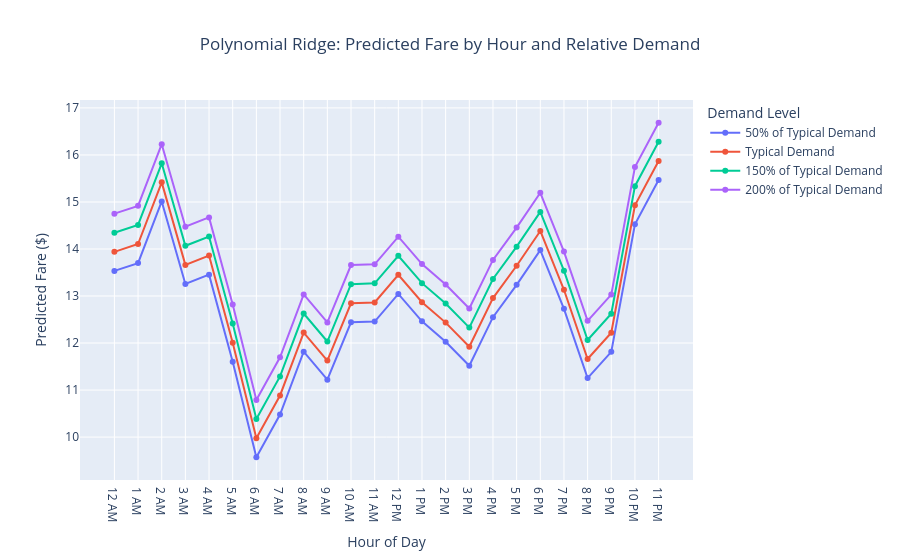

The notebook cell saved with this chart:
### Code cell
fig = px.line(
    demand_scenario,
    x='hour_label',
    y='predicted_fare',
    color='demand_level',
    markers=True,
    title='Polynomial Ridge: Predicted Fare by Hour and Relative Demand',
    labels={
        'hour_label': 'Hour of Day',
        'predicted_fare': 'Predicted Fare ($)',
        'demand_level': 'Demand Level'
    },
    category_orders={'hour_label': hour_scenario['hour_label'].tolist()}
)

fig.update_layout(title=dict(x=0.5, xanchor='center'))
fig.show()

### Figure 1 — Plotly figure (JSON) as saved in the notebook; plotly's stock layout.template omitted (floating-point values rounded to 4 significant figures)
{"data": [{"hovertemplate": "Demand Level=50% of Typical Demand<br>Hour of Day=%{x}<br>Predicted Fare ($)=%{y}<extra></extra>", "legendgroup": "50% of Typical Demand", "line": {"color": "#636efa", "dash": "solid"}, "marker": {"symbol": "circle"}, "mode": "lines+markers", "name": "50% of Typical Demand", "orientation": "v", "showlegend": true, "type": "scatter", "x": ["12 AM", "1 AM", "2 AM", "3 AM", "4 AM", "5 AM", "6 AM", "7 AM", "8 AM", "9 AM", "10 AM", "11 AM", "12 PM", "1 PM", "2 PM", "3 PM", "4 PM", "5 PM", "6 PM", "7 PM", "8 PM", "9 PM", "10 PM", "11 PM"], "xaxis": "x", "y": [13.53, 13.7, 15.01, 13.26, 13.45, 11.6, 9.571, 10.48, 11.82, 11.22, 12.44, 12.46, 13.04, 12.46, 12.03, 11.52, 12.55, 13.24, 13.98, 12.73, 11.25, 11.81, 14.52, 15.47], "yaxis": "y"}, {"hovertemplate": "Demand Level=Typical Demand<br>Hour of Day=%{x}<br>Predicted Fare ($)=%{y}<extra></extra>", "legendgroup": "Typical Demand", "line": {"color": "#EF553B", "dash": "solid"}, "marker": {"symbol": "circle"}, "mode": "lines+markers", "name": "Typical Demand", "orientation": "v", "showlegend": true, "type": "scatter", "x": ["12 AM", "1 AM", "2 AM", "3 AM", "4 AM", "5 AM", "6 AM", "7 AM", "8 AM", "9 AM", "10 AM", "11 AM", "12 PM", "1 PM", "2 PM", "3 PM", "4 PM", "5 PM", "6 PM", "7 PM", "8 PM", "9 PM", "10 PM", "11 PM"], "xaxis": "x", "y": [13.94, 14.11, 15.42, 13.66, 13.86, 12.01, 9.977, 10.89, 12.22, 11.63, 12.85, 12.86, 13.45, 12.87, 12.43, 11.92, 12.96, 13.64, 14.38, 13.13, 11.66, 12.22, 14.93, 15.87], "yaxis": "y"}, {"hovertemplate": "Demand Level=150% of Typical Demand<br>Hour of Day=%{x}<br>Predicted Fare ($)=%{y}<extra></extra>", "legendgroup": "150% of Typical Demand", "line": {"color": "#00cc96", "dash": "solid"}, "marker": {"symbol": "circle"}, "mode": "lines+markers", "name": "150% of Typical Demand", "orientation": "v", "showlegend": true, "type": "scatter", "x": ["12 AM", "1 AM", "2 AM", "3 AM", "4 AM", "5 AM", "6 AM", "7 AM", "8 AM", "9 AM", "10 AM", "11 AM", "12 PM", "1 PM", "2 PM", "3 PM", "4 PM", "5 PM", "6 PM", "7 PM", "8 PM", "9 PM", "10 PM", "11 PM"], "xaxis": "x", "y": [14.35, 14.51, 15.82, 14.07, 14.27, 12.41, 10.38, 11.29, 12.63, 12.03, 13.25, 13.27, 13.86, 13.27, 12.84, 12.33, 13.36, 14.05, 14.79, 13.54, 12.07, 12.62, 15.34, 16.28], "yaxis": "y"}, {"hovertemplate": "Demand Level=200% of Typical Demand<br>Hour of Day=%{x}<br>Predicted Fare ($)=%{y}<extra></extra>", "legendgroup": "200% of Typical Demand", "line": {"color": "#ab63fa", "dash": "solid"}, "marker": {"symbol": "circle"}, "mode": "lines+markers", "name": "200% of Typical Demand", "orientation": "v", "showlegend": true, "type": "scatter", "x": ["12 AM", "1 AM", "2 AM", "3 AM", "4 AM", "5 AM", "6 AM", "7 AM", "8 AM", "9 AM", "10 AM", "11 AM", "12 PM", "1 PM", "2 PM", "3 PM", "4 PM", "5 PM", "6 PM", "7 PM", "8 PM", "9 PM", "10 PM", "11 PM"], "xaxis": "x", "y": [14.75, 14.92, 16.23, 14.47, 14.67, 12.82, 10.79, 11.7, 13.03, 12.44, 13.66, 13.67, 14.26, 13.68, 13.25, 12.73, 13.77, 14.46, 15.19, 13.94, 12.47, 13.03, 15.74, 16.68], "yaxis": "y"}], "layout": {"legend": {"title": {"text": "Demand Level"}, "tracegroupgap": 0}, "title": {"text": "Polynomial Ridge: Predicted Fare by Hour and Relative Demand", "x": 0.5, "xanchor": "center"}, "xaxis": {"anchor": "y", "categoryarray": ["12 AM", "1 AM", "2 AM", "3 AM", "4 AM", "5 AM", "6 AM", "7 AM", "8 AM", "9 AM", "10 AM", "11 AM", "12 PM", "1 PM", "2 PM", "3 PM", "4 PM", "5 PM", "6 PM", "7 PM", "8 PM", "9 PM", "10 PM", "11 PM"], "categoryorder": "array", "domain": [0, 1], "title": {"text": "Hour of Day"}}, "yaxis": {"anchor": "x", "domain": [0, 1], "title": {"text": "Predicted Fare ($)"}}}}
